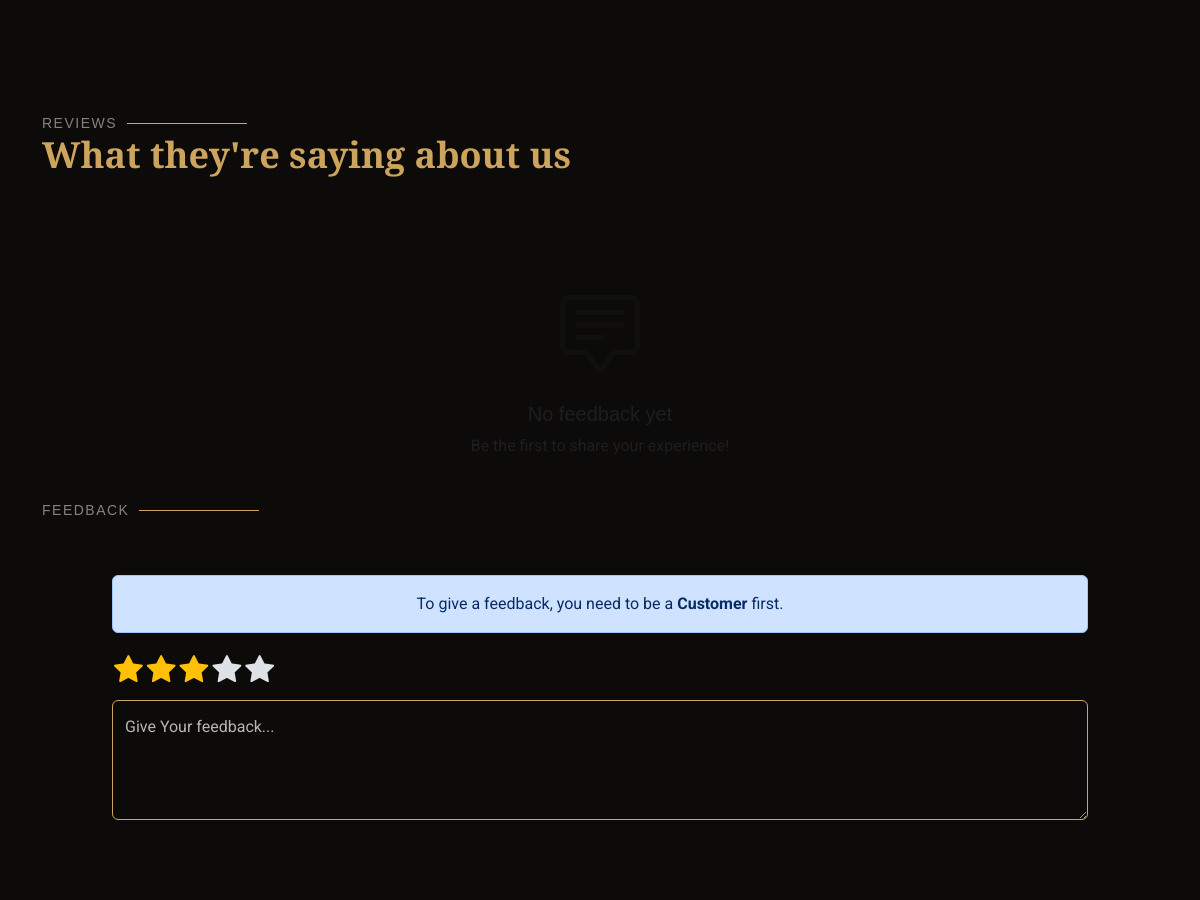
/ (middle part), run on an earlier commit of the app's database.
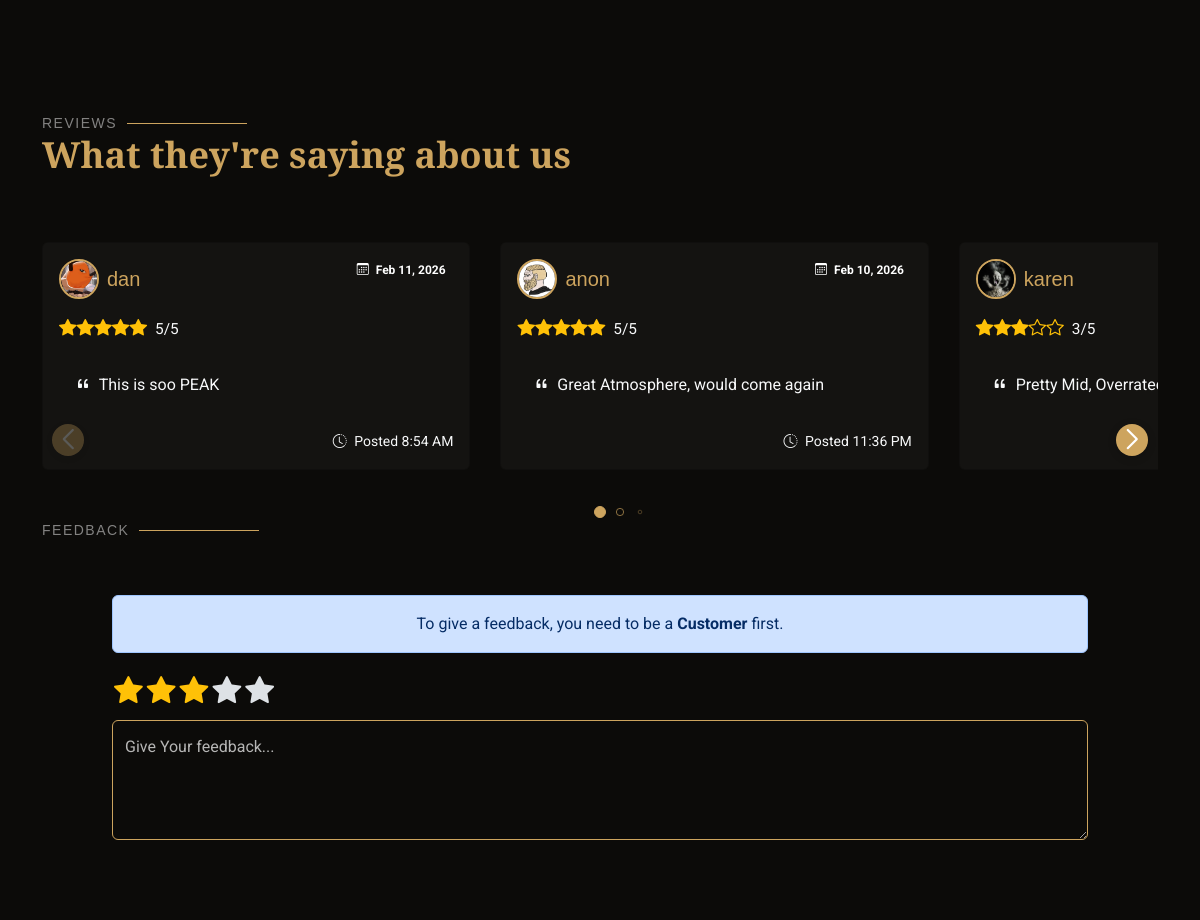
And on a later commit of the database.
### tables this page shows
CREATE TABLE `feedbacks` (
  `id` int(11) NOT NULL,
  `feedback_text` text NOT NULL,
  `rating` int(1) DEFAULT 3,
  `created_at` datetime NOT NULL,
  `user_id` int(11) DEFAULT NULL
);

CREATE TABLE `users` (
  `id` int(11) NOT NULL,
  `username` varchar(50) NOT NULL,
  `email` varchar(100) NOT NULL,
  `password` varchar(255) NOT NULL,
  `role_id` int(11) NOT NULL,
  `email_verified` tinyint(1) DEFAULT 0,
  `verification_token` varchar(64) DEFAULT NULL,
  `token_expires` datetime DEFAULT NULL,
  `profile_picture` varchar(255) DEFAULT 'default-profile.png',
  `is_active` tinyint(1) DEFAULT 1,
  `banned_at` datetime DEFAULT NULL,
  `ban_reason` text DEFAULT NULL
);

### app/permission.php (called while the page is built)
<?php
function hasPermission($permission_name) {
    global $pdo;
    $role_id = $_SESSION['role_id'] ?? null;
    if (!$role_id) return false;
    $stmt = $pdo->prepare('
        SELECT COUNT(*) FROM role_permissions
        INNER JOIN permissions ON role_permissions.permission_id = permissions.id
        WHERE role_permissions.role_id = :role_id AND permissions.permission_name = :permission_name
    ');
    $stmt->execute(['role_id' => $role_id, 'permission_name' => $permission_name]);
    return $stmt->fetchColumn() > 0;
}

### index.php (the view, shortened to what this page needs)
<?php
require 'app/db.php';
require 'app/permission.php';
require 'app/feedback_functions.php';
$feedbacks = getAllFeedbacks($pdo);
?>
<!DOCTYPE html>
<html lang="en">
    <head>
        <link href="assets/vendor/bootstrap/css/bootstrap.min.css" rel="stylesheet">
        <link href="assets/vendor/bootstrap-icons/bootstrap-icons.css" rel="stylesheet">
        <link href="assets/vendor/aos/aos.css" rel="stylesheet">
        <link href="assets/vendor/glightbox/css/glightbox.min.css" rel="stylesheet">
        <link href="assets/vendor/swiper/swiper-bundle.min.css" rel="stylesheet">
        <link href="assets/css/main.css" rel="stylesheet">
    </head>
    <body class="index-page">
        <main class="main">
            <section id="why-us" class="why-us section">
            </section>
            <section id="testimonials" class="testimonials section">
                <div class="container section-title" data-aos="fade-up">
                    <h2>Reviews</h2>
                    <p>What they're saying about us</p>
                </div>
                <div class="container" data-aos="fade-up" data-aos-delay="100">
                    <div class="swiper init-swiper" data-speed="600" data-delay="5000" data-breakpoints="{ &quot;320&quot;: { &quot;slidesPerView&quot;: 1, &quot;spaceBetween&quot;: 40 }, &quot;1200&quot;: { &quot;slidesPerView&quot;: 3, &quot;spaceBetween&quot;: 40 } }">
                        <div id="view-feedback">
                            <?php if (empty($feedbacks)): ?>
                            <div class="text-center py-5">
                                <div class="mb-3">
                                    <i class="bi bi-chat-square-text display-1 text-muted opacity-25"></i>
                                </div>
                                <h4 class="h5 text-muted mb-2">No feedback yet</h4>
                                <p class="text-muted mb-0">Be the first to share your experience!</p>
                            </div>
                            <?php else: ?>
                            <div class="swiper-container">
                                <div class="swiper reviewsSwiper">
                                    <div class="swiper-wrapper">
                                        <?php foreach ($feedbacks as $feedback): ?>
                                        <div class="swiper-slide">
                                            <div class="card feedback-card h-100">
                                                <div class="card-body d-flex flex-column">
                                                    <div class="d-flex justify-content-between align-items-start mb-3">
                                                        <div class="d-flex align-items-center flex-grow-1">
                                                            <?php if (!empty($feedback['profile_picture'])): ?>
                                                                <img src="<?php echo htmlspecialchars($feedback['profile_picture']); ?>"
                                                                     alt="<?php echo htmlspecialchars($feedback['display_name']); ?>'s profile picture"
                                                                     class="rounded-circle me-2"
                                                                     style="width: 40px; height: 40px; object-fit: cover; border: 2px solid var(--accent-color);">
                                                            <?php endif; ?>
                                                            <div>
                                                                <h5 class="card-title mb-0">
                                                                    <?php echo htmlspecialchars($feedback['display_name']); ?>
                                                                </h5>
                                                            </div>
                                                        </div>
                                                        <span class="badge ms-2 align-self-start">
                                                            <i class="bi bi-calendar3 me-1"></i>
                                                            <?php echo formatFeedbackDate($feedback['created_at']); ?>
                                                        </span>
                                                    </div>
                                                    <div class="star-display mb-3">
                                                        <?php echo getStarDisplay($feedback['rating']); ?>
                                                    </div>
                                                    <div class="feedback-text text-light mb-3 flex-grow-1">
                                                        <div class="p-3 rounded h-100">
                                                            <i class="bi bi-quote me-1"></i>
                                                            <span class="feedback-content-text">
                                                                <?php echo nl2br(htmlspecialchars($feedback['feedback_text'])); ?>
                                                            </span>
                                                        </div>
                                                    </div>
                                                    <div class="mt-auto text-end">
                                                        <small class="text-light">
                                                            <i class="bi bi-clock-history me-1"></i>
                                                            Posted <?php echo date('g:i A', strtotime($feedback['created_at'])); ?>
                                                        </small>
                                                    </div>
                                                </div>
                                            </div>
                                        </div>
                                        <?php endforeach; ?>
                                    </div>
                                    <div class="swiper-button-next"></div>
                                    <div class="swiper-button-prev"></div>
                                    <br>
                                    <div class="swiper-pagination"></div>
                                </div>
                            </div>
                            <?php endif; ?>
                        </div>
                    </div>
                </div>
                <div class="container section-title" data-aos="fade-up">
                    <h2>Feedback</h2>
                </div>
                <div class="container col-10" data-aos="fade-up" data-aos-delay="100">
                    <?php if (!hasPermission('create_feedback')): ?>
                    <div class="alert alert-primary text-center" role="alert">
                      To give a feedback, you need to be a <a href="login.php" class="alert-link">Customer</a> first.
                    </div>
                    <?php endif; ?>
                    <form method="POST" action="<?php echo htmlspecialchars($_SERVER['PHP_SELF']); ?>#testimonials" novalidate>
                        <div class="col-12">
                            <div class="star-rating star-label mb-2">
                                <label for="star5" title="Excellent - Perfect experience!">
                                    <i class="bi bi-star-fill"></i>
                                </label>
                                <label for="star4" title="Very Good - Great experience">
                                    <i class="bi bi-star-fill"></i>
                                </label>
                                <label for="star3" title="Good - Satisfied">
                                    <i class="bi bi-star-fill"></i>
                                </label>
                                <label for="star2" title="Fair - Could be better">
                                    <i class="bi bi-star-fill"></i>
                                </label>
                                <label for="star1" title="Poor - Needs improvement">
                                    <i class="bi bi-star-fill"></i>
                                </label>
                            </div>
                        </div>
                        <div class="col-12">
                            <div class="form-floating">
                                <textarea class="form-control"
                                          id="feedback_text"
                                          name="feedback"
                                          placeholder="Give Your feedback..."
                                          style="height: 120px"
                                          required><?php echo htmlspecialchars($_POST['feedback'] ?? ''); ?></textarea> <br>
                            </div>
                        </div>
                    </form>
                </div>
            </section>
        </main>
    </body>
</html>

### app/feedback_functions.php (shortened to what this page needs)
<?php
function getAllFeedbacks($pdo) {
    try {
        $stmt = $pdo->query("
            SELECT f.*,
                   COALESCE(u.username, 'Anonymous') as display_name,
                   u.profile_picture
            FROM feedbacks f
            LEFT JOIN users u ON f.user_id = u.id
            ORDER BY f.created_at DESC
        ");
        return $stmt->fetchAll(PDO::FETCH_ASSOC);
    } catch(PDOException $e) {
        error_log("Error fetching feedbacks: " . $e->getMessage());
        return [];
    }
}
function getStarDisplay($rating) {
    $html = '';
    for ($i = 1; $i <= $rating; $i++) {
        $html .= '<i class="bi bi-star-fill"></i>';
    }
    for ($i = $rating + 1; $i <= 5; $i++) {
        $html .= '<i class="bi bi-star"></i>';
    }
    $html .= '<span class="ms-2 text-light small">' . $rating . '/5</span>';
    return $html;
}
function formatFeedbackDate($dateString) {
    $timestamp = strtotime($dateString);
    $now = time();
    $diff = $now - $timestamp;
    return date('M j, Y', $timestamp);
}
?>

### assets/css/main.css (style rules this page uses)
:root { --default-font: "Roboto", system-ui, -apple-system, "Segoe UI", Roboto, "Helvetica Neue", Arial, "Noto Sans", "Liberation Sans", sans-serif, "Apple Color Emoji", "Segoe UI Emoji", "Segoe UI Symbol", "Noto Color Emoji"; --heading-font: "Playfair Display", sans-serif; --nav-font: "Poppins", sans-serif; }
:root { --background-color: #0c0b09; --default-color: rgba(255, 255, 255, 0.7); --heading-color: #ffffff; --accent-color: #cda45e; --surface-color: #29261f; --contrast-color: #0c0b09; }
:root { --nav-color: #ffffff; --nav-hover-color: #cda45e; --nav-mobile-background-color: #29261f; --nav-dropdown-background-color: #29261f; --nav-dropdown-color: #ffffff; --nav-dropdown-hover-color: #cda45e; }
:root { scroll-behavior: smooth; }
body { color: var(--default-color); background-color: var(--background-color); font-family: var(--default-font); }
a { color: var(--accent-color); text-decoration: none; transition: 0.3s; }
h1, h2, h3, h4, h5, h6 { color: var(--heading-color); font-family: var(--heading-font); }
section, .section { color: var(--default-color); background-color: var(--background-color); padding: 60px 0; scroll-margin-top: 77px; overflow: clip; }
.section-title { padding-bottom: 60px; position: relative; }
.section-title h2 { font-size: 14px; font-weight: 500; padding: 0; line-height: 1px; margin: 0; letter-spacing: 1.5px; text-transform: uppercase; color: color-mix(in srgb, var(--default-color), transparent 30%); position: relative; }
.section-title h2::after { content: ""; width: 120px; height: 1px; display: inline-block; background: var(--accent-color); margin: 4px 10px; }
.section-title p { color: var(--accent-color); margin: 0; font-size: 36px; font-weight: 600; font-family: var(--heading-font); }
.star-rating { display: flex; flex-direction: row-reverse; justify-content: flex-end; cursor: pointer; }
.star-rating label { color: #dee2e6; cursor: pointer; transition: color 0.2s; margin: 0 2px; }
.star-rating label:hover, .star-rating label:hover ~ label, .star-rating input:checked ~ label { color: #ffc107; }
.star-display { color: #ffc107; font-size: 1.1rem; }
.star-label { font-size: 1.8rem; }
.star-rating i { display: inline-block; }
.feedback-card { background-color: color-mix(in srgb, var(--default-color), transparent 95%) !important; */ min-height: 5em; }
.feedback-card .card-title { color: var(--accent-color) !important; }
.form-control { background-color: var(--background-color); color: var(--default-color); border-color: var(--accent-color); }
#feedback_text { background-color: var(--background-color) !important; color: var(--default-color) !important; border-color: var(--accent-color) !important; }
#feedback_text::placeholder { color: var(--default-color) !important; }
.swiper-button-next, .swiper-button-prev { width: 32px !important; height: 32px !important; background-color: var(--accent-color); border-radius: 50%; color: white !important; top: 50% !important; margin-top: 40px; box-shadow: 0 2px 8px rgba(0,0,0,0.2); }
.swiper-button-next { right: 10px !important; }
.swiper-button-prev { left: 10px !important; }
.swiper-button-next:after, .swiper-button-prev:after { font-size: 20px !important; font-weight: bold; }
.swiper-button-next.swiper-button-disabled, .swiper-button-prev.swiper-button-disabled { opacity: 0.3; cursor: not-allowed; pointer-events: all; }
.testimonials .swiper-wrapper { height: auto; }
.testimonials .swiper-pagination { margin-top: 20px; position: relative; }
.card { background: var(--surface-color); color: var(--default-color) }

What changed in the data, as far as the page shows it:
added feedbacks: user.profile_picture (picture), display_name "dan", created_at "Feb 11, 2026", rating "5", feedback_text "This is soo PEAK", created_at "8:54 AM"
added feedbacks: user.profile_picture (picture), display_name "anon", created_at "Feb 10, 2026", rating "5", feedback_text "Great Atmosphere, would come again", created_at "11:36 PM"
added feedbacks: user.profile_picture (picture), display_name "karen", rating "3", feedback_text "Pretty Mid,…"
Also different on the page:
text no longer shown: "No feedback yet Be the first to share your experience!"
